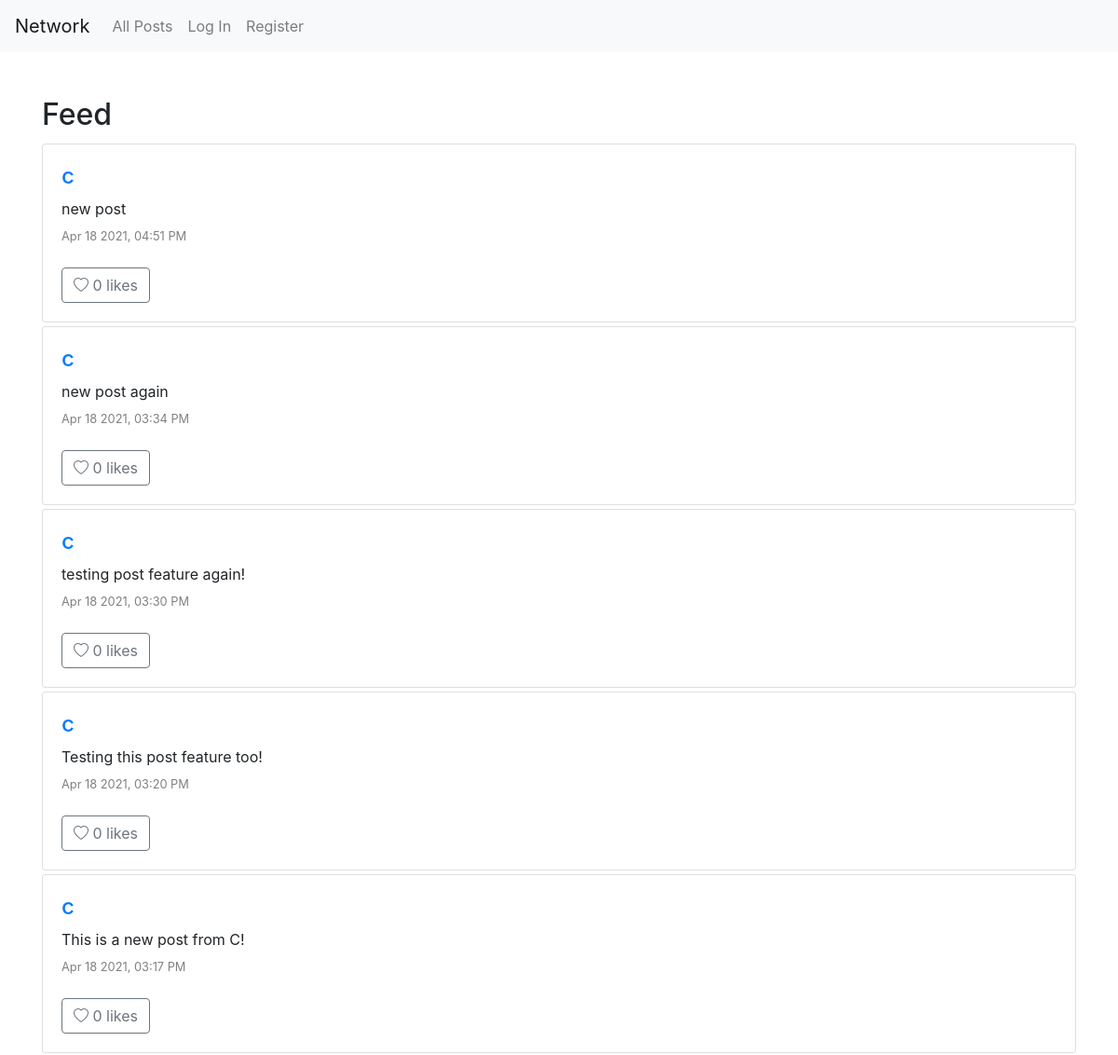
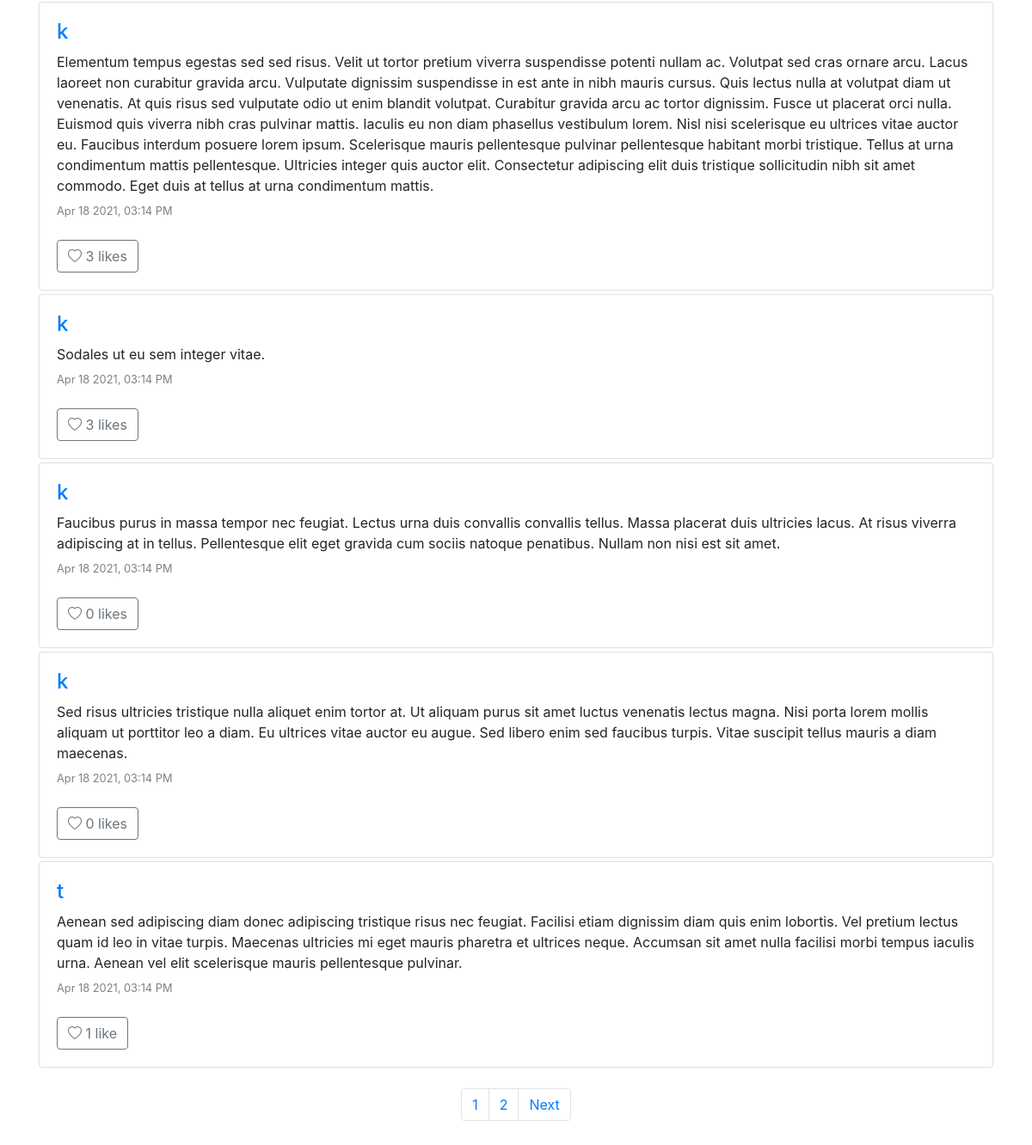
/posts/1, run on the app's committed database (2 pictures, top to bottom).
### network/models.py (models this page shows)
class Post(models.Model):
    poster = models.ForeignKey('User',
                               on_delete=models.CASCADE,
                               related_name='posts')
    timestamp = models.DateTimeField(auto_now_add=True)
    text = models.TextField()
    likes = models.ManyToManyField('User',
                                   related_name='posts_liked')
    def serialize(self):
        return {
            "id": self.id,
            "poster": self.poster.username,
            "poster_id": self.poster.id,
            "likes": [user.id for user in self.likes.all()],
            "text": self.text,
            "timestamp": self.timestamp.strftime("%b %d %Y, %I:%M %p"),
        }

### network/views.py (the view)
# urls.py: path("posts/<int:page>", views.posts, name="posts"),
def posts(request, page):
    if request.method == "POST":
        post = PostForm(request.POST)
        if post.is_valid():
            post_obj = post.save(commit=False)
            user = User.objects.get(username=request.user)
            post_obj.poster = user
            post_obj.save()
        context_path = request.POST["context_path"]
        return HttpResponseRedirect(context_path)
    else:
        posts = Post.objects.all()
        if posts:
            posts = posts.order_by("-timestamp").all()
        else:
            posts = []
        paginator = Paginator(posts, 10)
        return render(request, "network/index.html", {
            "new_post_form": PostForm(),
            "posts": [post.serialize() for post in paginator.page(page)],
            "page_num": page,
            "page_count": paginator.num_pages,
            "page_range": range(1, paginator.num_pages + 1)
        })

### network/templates/network/index.html (shortened to what this page needs)
{% extends "network/layout.html" %}
{% load static %}
{% block body %}
    <div id="index-container" class="container mb-5">
        <h2 class="mt-5">Feed</h2>
        {% include "./post-list.html" %}
        {% if page_count > 1 %}
            <nav class="d-flex justify-content-center mt-4">
                <ul class="pagination">
                    {% for page in page_range %}
                        <li class="page-item"><a class="page-link" href="{% url 'posts' page=page %}">{{ page }}</a></li>
                    {% endfor %}
                    {% if page_num != page_count %}
                        <li class="page-item"><a class="page-link" href="{% url 'posts' page=page_num|add:'1' %}">Next</a></li>
                    {% endif %}
                </ul>
            </nav>
        {% endif %}
    </div>
{% endblock %}

### network/templates/network/layout.html (shortened to what this page needs)
{% load static %}
<!DOCTYPE html>
<html lang="en">
    <head>
        <link rel="stylesheet" href="https://stackpath.bootstrapcdn.com/bootstrap/4.4.1/css/bootstrap.min.css">
        <link rel="stylesheet" href="https://cdn.jsdelivr.net/npm/bootstrap-icons@1.4.1/font/bootstrap-icons.css">
        <link href="{% static 'network/styles.css' %}" rel="stylesheet">
    </head>
    <body>
        <nav class="navbar navbar-expand-lg navbar-light bg-light">
            <a class="navbar-brand" href="#">Network</a>
            <div>
              <ul class="navbar-nav mr-auto">
                <li class="nav-item">
                  <a class="nav-link" href="{% url 'index' %}">All Posts</a>
                </li>
                {% if user.is_authenticated %}
                    <li class="nav-item">
                        <a class="nav-link" href="{% url 'following' page=1 %}">Following</a>
                    </li>
                    <li class="nav-item">
                        <a class="nav-link" href="{% url 'logout' %}">Log Out</a>
                    </li>
                {% else %}
                    <li class="nav-item">
                        <a class="nav-link" href="{% url 'login' %}">Log In</a>
                    </li>
                    <li class="nav-item">
                        <a class="nav-link" href="{% url 'register' %}">Register</a>
                    </li>
                {% endif %}
              </ul>
            </div>
          </nav>
        <div class="body">
            {% block body %}
            {% endblock %}
        </div>
    </body>
</html>

### network/templates/network/post-list.html (shortened to what this page needs)
<div class="row">
    <div class="col">
        {% for post in posts %}
        <div class="card mt-1">
            <div class="card-body">
                <div class="row">
                    <div class="col">
                        <span id="post-card-header-{{post.id}}">
                            <a class="mb-2" href="{% url 'profile' username=post.poster page=1 %}"><h4>{{ post.poster }}</h4></a>
                        </span>
                        <div id="post-content-{{post.id}}">
                            <div id="post-text-{{post.id}}" class="mb-2">{{ post.text }}</div>
                            <div class="mb-4 grey-text timestamp-size">{{ post.timestamp }}</div>
                        </div>
                        <div id="post-btn-row-{{ post.id }}" class="d-flex">
                            {% if user.id in post.likes %}
                                <button id="like-btn-{{post.id}}" class="btn btn-outline-danger" onclick="toggleLike('{{post.id}}')">
                                    <i id="like-btn-icon-{{post.id}}" class="bi bi-heart-fill"></i>
                                    <span id="like-btn-text-{{post.id}}">
                                        {{ post.likes|length }}
                                        {% if post.likes|length == 1 %}
                                            like
                                        {% else %}
                                            likes
                                        {% endif %}
                                    </span>
                                </button>
                            {% else %}
                                <button id="like-btn-{{ post.id }}" class="btn btn-outline-secondary" onclick="toggleLike('{{post.id}}')">
                                    <i id="like-btn-icon-{{ post.id }}" class="bi bi-heart"></i>
                                    <span id="like-btn-text-{{ post.id }}">
                                        {{ post.likes|length }}
                                        {% if post.likes|length == 1 %}
                                            like
                                        {% else %}
                                            likes
                                        {% endif %}
                                    </span>
                                </button>
                            {% endif %}
                        </div>
                    </div>
                </div>
            </div>
        </div>
        {% endfor %}
    </div>
</div>

### network/static/network/styles.css (style rules this page uses)
.grey-text { color: gray; }
.timestamp-size { font-size: .8rem; }

### data on the page
Post: text "new post"
Post: text "new post again"
Post: text "testing post feature again!"
Post: text "Testing this post feature too!"
Post: text "This is a new post from C!"
Post: text "Elementum tempus egestas sed sed risus. Velit ut tortor pretium viverra suspendisse potenti nullam ac. Volutpat sed cras ornare arcu. Lacus laoreet non curabitur gravida arcu. Vulputate dignissim suspendisse in est ante in nibh mauris cursus. Quis lectus nulla at volutpat diam ut venenatis. At quis risus sed vulputate odio ut enim blandit volutpat. Curabitur gravida arcu ac tortor dignissim. Fusce ut placerat orci nulla. Euismod quis viverra nibh cras pulvinar mattis. Iaculis eu non diam phasellus vestibulum lorem. Nisl nisi scelerisque eu ultrices vitae auctor eu. Faucibus interdum posuere lorem ipsum. Scelerisque mauris pellentesque pulvinar pellentesque habitant morbi tristique. Tellus…"
Post: text "Sodales ut eu sem integer vitae."
Post: text "Faucibus purus in massa tempor nec feugiat. Lectus urna duis convallis convallis tellus. Massa placerat duis ultricies lacus. At risus viverra adipiscing at in tellus. Pellentesque elit eget gravida cum sociis natoque penatibus. Nullam non nisi est sit amet."
Post: text "Sed risus ultricies tristique nulla aliquet enim tortor at. Ut aliquam purus sit amet luctus venenatis lectus magna. Nisi porta lorem mollis aliquam ut porttitor leo a diam. Eu ultrices vitae auctor eu augue. Sed libero enim sed faucibus turpis. Vitae suscipit tellus mauris a diam maecenas."
Post: text "Aenean sed adipiscing diam donec adipiscing tristique risus nec feugiat. Facilisi etiam dignissim diam quis enim lobortis. Vel pretium lectus quam id leo in vitae turpis. Maecenas ultricies mi eget mauris pharetra et ultrices neque. Accumsan sit amet nulla facilisi morbi tempus iaculis urna. Aenean vel elit scelerisque mauris pellentesque pulvinar."

### other printed values
{{ post.poster }} "c" "c" "c" "c" "c" "k" "k" "k" "k" "t"
{{ post.timestamp }} "Apr 18 2021, 04:51 PM" "Apr 18 2021, 03:34 PM" "Apr 18 2021, 03:30 PM" "Apr 18 2021, 03:20 PM" "Apr 18 2021, 03:17 PM" "Apr 18 2021, 03:14 PM" "Apr 18 2021, 03:14 PM" "Apr 18 2021, 03:14 PM" "Apr 18 2021, 03:14 PM" "Apr 18 2021, 03:14 PM"
{{ post.likes|length }} "0" "0" "0" "0" "0" "3" "3" "0" "0" "1"
{{ page }} "1" "2"
